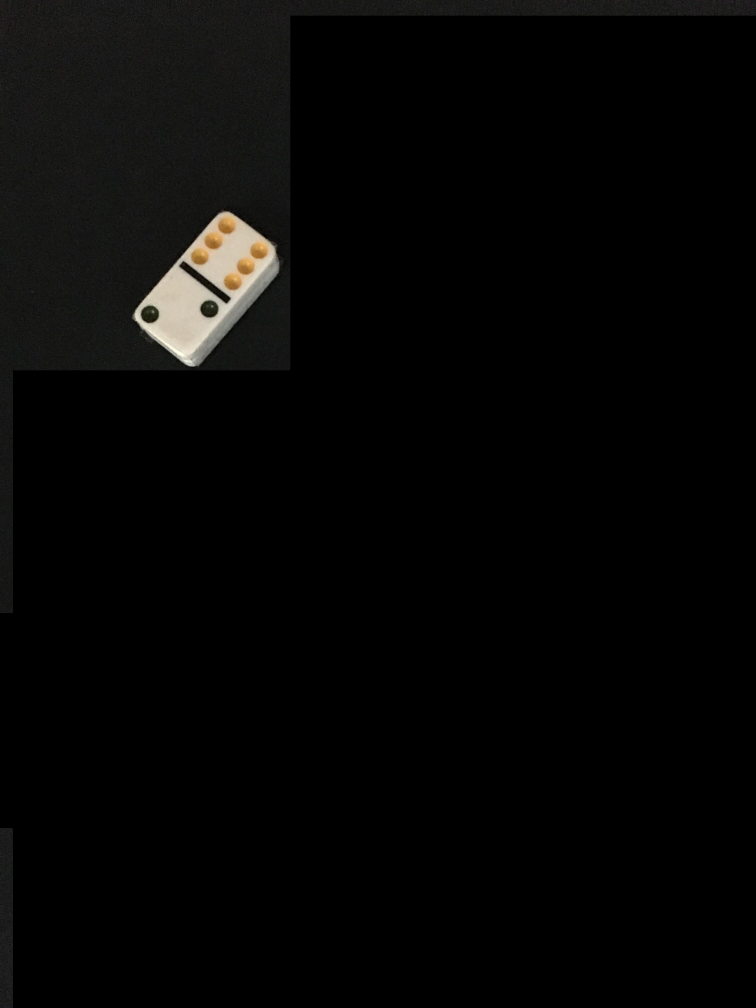
#> input picture images/uni_test.png, 2268 x 3024 px (shown at 1/3 size)
$ python image_recognition.py
#> lines starting #> are read from the running program, lines starting #| are printed output that depends on the picture; after the words box and inside, x2 and y2 are one past the last pixel; in counts of white or black regions, pixels touching at a corner belong together
# -*- coding: utf-8 -*-

import numpy as np
import matplotlib as mpl
import matplotlib.pyplot as plt
from scipy.ndimage import label
import cv2 as cv
import os

def fill_holes(img):
    """
    Fills holes in a binary image
    Parameters
    ----------
    img - binary image

    Returns
    -------
    A copy of the image with filled holes
    """
    imageCopy = img.copy()
    h, w = img.shape[:2]
    mask = np.zeros((h+2, w+2), np.uint8)
    cv.floodFill(imageCopy, mask, (0, 0), 255);
    imageCopy = cv.bitwise_not(imageCopy)
    result = img | imageCopy
    return result

# [12 lines of commented-out code are left out]


def create_rect_template(area, ratio=1.85):
    """
    Creates an image of a rectangle shape with h:w = ratio to use it as a template for pattern matching.
    The image size is large enough to fit every possible rotation of the rectangle about the center.
    """
    w = int(round(min(np.sqrt(area/ratio), np.sqrt(area*ratio))))
    h = int(round(max(np.sqrt(area/ratio), np.sqrt(area*ratio))))
    diag = int(round(np.sqrt(w**2 + h**2)))
    # make diag odd
    if diag % 2 == 0:
        diag += 1
    origin = np.array([diag // 2 + 1, diag // 2 + 1])
    x_min = origin[0] - h//2
    x_max = origin[0] + h//2 + h%2
    y_min = origin[1] - w//2
    y_max = origin[1] + w//2 + w%2
    templ_simple = np.zeros((diag, diag), dtype='uint8')
    templ_simple[x_min:x_max, y_min:y_max] = 255
    return(templ_simple, origin, diag)


def generate_rot_templates(templ_simple, start=0, end=2*np.pi, num=24):
    templates = []
    origin = tuple(np.array(templ_simple.shape[1::-1]) / 2)
    for i in range(num):
        phi = start + (end - start) / num * i
        rot_mat = cv.getRotationMatrix2D(origin, 180*phi/np.pi, 1.0)
        result = cv.warpAffine(templ_simple, rot_mat, templ_simple.shape[1::-1], flags=cv.INTER_LINEAR)
        templates.append(result)
    return templates


def match_domino(img, coor, tile_area):
    best_dom = None
    xopt, yopt, best_phi = (0, 0, 0)
    best_matching_result = 0
    best_templ = None

    templ_tile_area = 11440 # the area of a 00 domino
    scale_ratio = np.sqrt(tile_area/templ_tile_area)
    phi = coor[2]
    delta_phi = 0
    best_match = 0
    dom_results = []
    domino_mask = cv.imread("domino_templ/base_mask/mask.png")
    domino_mask = 255 - domino_mask[:, :, 2]
    domino_mask = cv.resize(domino_mask, (int(domino_mask.shape[0] * scale_ratio),
                                          int(domino_mask.shape[1] * scale_ratio)))
    img = img*255/np.max(img)
    origin = np.array(domino_mask.shape, dtype=int) // 2
    templ_mask = generate_rot_templates(domino_mask,
                                        phi - delta_phi,
                                        phi + delta_phi,
                                        num=1)
    templ_mask_rev = generate_rot_templates(domino_mask,
                                            -np.pi + phi - delta_phi,
                                            -np.pi + phi + delta_phi,
                                            num=1)

    for i in range(7):
        for j in range(i+1):
            domino_img = cv.imread("domino_templ/%i%i.png" % (j, i))
            domino_img = domino_img[:, :, 1]
            domino_img = cv.resize(domino_img, (int(domino_img.shape[0]*scale_ratio),
                                                int(domino_img.shape[1]*scale_ratio)))
            templ_rot = generate_rot_templates(domino_img,
                                               phi - delta_phi,
                                               phi + delta_phi,
                                               num=1)
            templ_rot_rev = generate_rot_templates(domino_img,
                                                   -np.pi + (phi - delta_phi),
                                                   -np.pi + (phi + delta_phi),
                                                   num=1)
            for k in range(len(templ_rot) + len(templ_rot_rev)):
                templ = (templ_rot + templ_rot_rev)[k]
                mask = (templ_mask + templ_mask_rev)[k]
                matching_result = cv.matchTemplate(np.asarray(img, dtype='float32'),
                                                   np.asarray(templ, dtype='float32'),
                                                   method=cv.TM_CCORR_NORMED,
                                                   mask=np.asarray(mask, dtype='float32'))
                if (best_match < np.max(matching_result)):
                    best_phi = phi - np.pi*k
                    best_match = np.max(matching_result)
                    best_matching_result = matching_result
                    best_dom = "%i%i" % (i, j)
                    best_templ = templ
                    (xopt, yopt) = np.unravel_index(np.argmax(best_matching_result, axis=None),
                                                    best_matching_result.shape)
                dom_results.append(['%i%i' % (i, j), best_match])

    return best_dom, (xopt, yopt, best_phi), best_match, best_templ, dom_results


def find_rectangles(img, N, threshold=70000):
    """
    Segments a binary image into single rectangular dominoes and determines their angle and coordinates.

    Parameters
    ----------
    img : binary array
        A binary image of black siluets of dominoes on white background.
    N : int
        Expected number of dominoes
    threshold : float
        threshold for template matching

    Returns
    -------
    coordinates : list
        A list of coordinates of the centroids and the rotation angle in radian with respect to the image y-axis
    tile_area : int
        An approximate size of a single domino
    """
    # approx height to width ratio of a domino
    ratio = 1.85
    # labeled_img = np.zeros(bw.shape)
    img = (img == np.max(img))
    total_area = np.sum(img)
    tile_area = total_area/N
    # label all shapes in the image
    (img, m) = label(img)
    # generate a list of rotated dominoes for template matching
    (templ_simple, origin, diag) = create_rect_template(tile_area, ratio=2)
    templates = generate_rot_templates(templ_simple, start=0, end=np.pi, num=30)
    # approx width and height of a domino
    w = int(round(min(np.sqrt(tile_area / ratio), np.sqrt(tile_area * ratio))))
    h = int(round(max(np.sqrt(tile_area / ratio), np.sqrt(tile_area * ratio))))
    coordinates = []

    # [13 lines of commented-out code are left out]
    for i in range(1, m+1):
        # separate a blob
        blob = np.asarray((img == i), dtype='uint8')
        blob_area = np.sum(blob)/np.max(blob)
        if np.abs(blob_area - tile_area) < tile_area*0.5:
            M = cv.moments(blob)
            xb = int(round(M['m01'] / M['m00']))
            yb = int(round(M['m10'] / M['m00']))
            phi = np.pi/2 - 0.5*np.arctan2(2*M['mu11'], (M['mu20'] - M['mu02']))
            coordinates.append([xb, yb, phi])
            continue
        else:
            # First, try to match a set of rotated domino templates to the blob. Find the best match among all
            # coordinates and all templates. Since the templates have a clean background, this should find the
            # outermost domino. Then, save the expected centroid and angle of the domino and subtract the template
            # from the blob. Repeat till all dominoes are found.
            approx_coordinates = []
            while blob_area > tile_area*0.8:
                best_match = np.zeros((blob.shape[0] - templates[0].shape[0] + 1,
                                       blob.shape[1] - templates[0].shape[1] + 1,
                                       len(templates)))
                for i in range(len(templates)):
                    templ = templates[i]
                    matching_result = cv.matchTemplate(np.asarray(blob, dtype='float32'),
                                                       np.asarray(templ, dtype='float32'),
                                                       method=cv.TM_CCOEFF)
                    best_match[:, :, i] = np.where(matching_result >= threshold, matching_result, 0)
                # find the best result
                (xopt, yopt, k) = np.unravel_index(np.argmax(best_match, axis=None), best_match.shape)
                if xopt == 0 and yopt == 0:
                    print("The area of the blob is still larger than the expected area of a domino")
                    print("but I can't find any other rectangles.")
                    break
                # angle of rotation of the template
                phi = np.pi/len(templates)*k
                # save approximate coordinates of the centroid
                xb = int(xopt + templates[0].shape[0] // 2)
                yb = int(yopt + templates[0].shape[1] // 2)
                approx_coordinates.append([xb, yb, phi])
                # subtract the best matching template from the blob
                best_templ = templates[k]
                mask = np.zeros(img.shape, dtype=best_templ.dtype)
                mask[xopt:xopt+best_templ.shape[0],
                     yopt:yopt+best_templ.shape[1]] = best_templ
                blob = np.asarray(blob > mask, dtype='uint8')
                blob_area = np.sum(blob) / np.max(blob)
            coordinates += approx_coordinates
    return coordinates, tile_area


def preprocessing(img):
    """
    Performs preprosessing on the starting image. Scales image down, sets background pixels to zero, darkens the dots.
    Parameters
    ----------
    img : 3D array
        Starting colorful image from the camera

    Returns
    -------
    bw : uint8 2D array
        A grayscale copy of the image
    binary : uint8 2D array
        A binary image of the siluets of the dominos
    edge : uint8 2D array
        Canny edges of the grayscale image
    img : uint8 2D array
        A scaled down copy of the starting image with darkend colorful pixels
    """
    if img.shape[0] < img.shape[1]:
        img = cv.resize(img, (266, 200))
    else:
        img = cv.resize(img, (200, 266))
    # make colorfull pixels darker
    pixelStd = np.dstack((2*np.std(img, axis=2), )*3)
    img = np.maximum(255*np.zeros(img.shape), img - pixelStd)
    img = np.asarray(img, dtype="uint8")
    # turn image to grayscale
    bw = cv.cvtColor(img, cv.COLOR_BGR2GRAY)
    # bw = cv.GaussianBlur(bw, (0, 0), 2)
    # set background to black
    (thres, bw) = cv.threshold(bw, 70, 255, cv.THRESH_TOZERO)
    # canny edge
    edge = cv.Canny(bw, 200, 200)
    # binary image
    (thres, binary) = cv.threshold(bw, 0, 255, cv.THRESH_BINARY+cv.THRESH_OTSU)
    # fill the contours
    # issue: fills background enclosed by dominoes
    binary = fill_holes(binary)

    return bw, binary, edge, img


def cut_segment(coor, seg_shape, img):
    # make dimensions even
    seg_shape = list(seg_shape)
    seg_shape[0] += seg_shape[0] % 2
    seg_shape[1] += seg_shape[1] % 2
    segment = np.zeros(seg_shape)
    img_shape = img.shape
    im_vert = [max(coor[0] - seg_shape[0]//2, 0), min(coor[0] + seg_shape[0]//2, img_shape[0]),
               max(coor[1] - seg_shape[1]//2, 0), min(coor[1] + seg_shape[1]//2, img_shape[1])]
    seg_vert = [max(seg_shape[0]//2 - coor[0], 0), seg_shape[0] - max(seg_shape[0]//2 + coor[0] - img_shape[0], 0),
                max(seg_shape[1]//2 - coor[1], 0), seg_shape[1] - max(seg_shape[1]//2 + coor[1] - img_shape[1], 0)]

    segment[seg_vert[0]:seg_vert[1], seg_vert[2]:seg_vert[3]] = img[im_vert[0]:im_vert[1],
                                                                    im_vert[2]:im_vert[3]]
    segment_coor = [coor[0] - im_vert[0], coor[1] - im_vert[2], coor[2]]
    return segment, segment_coor


def find_dominoes(img, N):
    """
    Recognize dominoes in an image and determine their coordinates, number of points and rotation.
    Parameters
    ----------
    img : 3D array
        A colorful image from the camera
    N : int
        Expected number of dominoes in the imgage. Doesn't have to be exact

    Returns
    -------
    result : list
        A list of lists with each element containing the information about one domino: [domino, (x, y, phi), certainty]
        domino : str
            Has the format "32"
        x, y : int
            Pixel coordinates of the center of the domino
        phi : float
            The angle of a vector pointing from the half with lower number of points to the half with higher number.
            Is defined with respect to the y-axis counterclockwise.
        certainty : float
            The template matching score, can be kinda used to judge how successful the template matching was
    """
    (bw, binary, edge, img) = preprocessing(img)
    coordinates, tile_area = find_rectangles(binary, N)
    result = []
    segmentSize = int(np.sqrt(tile_area) * 2.3)
    for j in range(len(coordinates)):
        coor = coordinates[j]
        segment, segment_coor = cut_segment(coor, (segmentSize, segmentSize), bw)
        segment = np.where(segment > 120, segment, 0)
        best_dom, (xopt, yopt, phi), certainty, templ, dom_result = match_domino(segment, segment_coor, tile_area)
        result.append([best_dom, (xopt + coor[1], yopt + coor[0], phi), certainty])
    return result


if __name__ == '__main__':
    # load images
    folder = "images"
    filename = "uni_test.png"
    images = []
   # for filename in os.listdir(folder):
    for filename in ["uni_test.png", ]:
        img = cv.imread(os.path.join(folder, filename))
#> img is the input picture: shape (3024, 2268, 3); mean B, G, R 5.5, 6, 6.3
        if img is not None:
            images.append(img)

    bwImg = []
    binaryImg = []
    edgeImg = []
    colorImg = []

    N = 12

    figIm, axIm = plt.subplots(1, 3, dpi=300, sharex=True, sharey=True)

    for i in range(len(images)):
        img = images[i]
        (bw, binary, edge, img) = preprocessing(img)
        bwImg.append(bw)
        binaryImg.append(binary)
        edgeImg.append(edge)
        colorImg.append(img)
#> this loop made 1 pass
#> after the loop, binaryImg = 1 item; bwImg = 1 item; colorImg = 1 item; edgeImg = 1 item

    # display one image on a large axis for further examination
    displayID = 0
    N = 1

    axIm[0].imshow(bwImg[displayID], cmap='binary')
    axIm[0].set_title(r'Preprocessing')
    axIm[1].imshow(binaryImg[displayID], cmap='binary')
    axIm[1].set_title('Bitmap image')
    axIm[2].set_title('Final model')

    coordinates, tile_area = find_rectangles(binaryImg[displayID], N)
#> in find_rectangles, `img = (img == np.max(img))`:
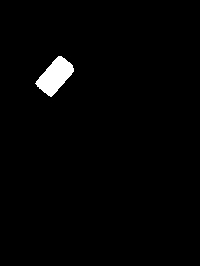
#> img: shape (266, 200) bool; 1.6% white; 1 white region, box (x1, y1, x2, y2) and area: (35, 56, 74, 97) 851
#> in find_rectangles, `total_area = np.sum(img)`: total_area = 851
#> in find_rectangles, `(img, m) = label(img)`: m = 1
#> in create_rect_template, `w = int(round(min(np.sqrt(area/ratio), np.sqrt(area*ratio))))`: w = 21
#> in create_rect_template, `h = int(round(max(np.sqrt(area/ratio), np.sqrt(area*ratio))))`: h = 41
#> in create_rect_template, `diag = int(round(np.sqrt(w**2 + h**2)))`: diag = 46
#> in create_rect_template, `diag += 1`: diag = 47
#> in create_rect_template, `origin = np.array([diag // 2 + 1, diag // 2 + 1])`: origin = [24, 24]
#> in create_rect_template, `x_min = origin[0] - h//2`: x_min = 4
#> in create_rect_template, `x_max = origin[0] + h//2 + h%2`: x_max = 45
#> in create_rect_template, `y_min = origin[1] - w//2`: y_min = 14
#> in create_rect_template, `y_max = origin[1] + w//2 + w%2`: y_max = 35
#> in find_rectangles, `(templ_simple, origin, diag) = create_rect_template(tile_area, ratio=2)`: templ_simple: shape (47, 47); 39% white; 1 white region, box (x1, y1, x2, y2) and area: (14, 4, 35, 45) 861
#> in find_rectangles, `(templ_simple, origin, diag) = create_rect_template(tile_area, ratio=2)`: origin = [24, 24]; diag = 47
#> after the loop in generate_rot_templates, `for i in range(num):`: templates = 30 items
#> in find_rectangles, `w = int(round(min(np.sqrt(tile_area / ratio), np.sqrt(tile_area * rati..`: w = 21
#> in find_rectangles, `h = int(round(max(np.sqrt(tile_area / ratio), np.sqrt(tile_area * rati..`: h = 40
#> the loop in find_rectangles, `for i in range(1, m+1):` made 1 pass
#> after the loop in find_rectangles, `for i in range(1, m+1):`: coordinates = [[76, 55, 2.43]]
#> coordinates = [[76, 55, 2.43]]; tile_area = 851
    axIm[1].plot(np.array(coordinates)[:, 1], np.array(coordinates)[:, 0], 'rx')
    axIm[2].plot(np.array(coordinates)[:, 1], np.array(coordinates)[:, 0], 'rx')
    axIm[2].set_aspect('1')
    for coor in coordinates:
        axIm[1].plot([coor[1] - 20*np.sin(coor[2]), coor[1] + 20*np.sin(coor[2])],
                     [coor[0] - 20*np.cos(coor[2]), coor[0] + 20*np.cos(coor[2])], 'r-')
#> this loop made 1 pass

    for ax in axIm:
        ax.xaxis.set_ticks([])
        ax.yaxis.set_ticks([])

    result = find_dominoes(colorImg[displayID], N)
#> in preprocessing (call 2), `edge = cv.Canny(bw, 200, 200)`: edge: shape (266, 200); 0.54% white in thin lines or dots, all inside (x1, y1, x2, y2) = (35, 55, 74, 97)
#> in preprocessing (call 2), `(thres, binary) = cv.threshold(bw, 0, 255, cv.THRESH_BINARY+cv.THRESH_..`: binary: shape (266, 200); 1.3% white; 1 white region, box (x1, y1, x2, y2) and area: (35, 56, 74, 97) 670
#> in fill_holes (call 2), `mask = np.zeros((h+2, w+2), np.uint8)`: mask: shape (268, 202); every value is 0
#> in fill_holes (call 2), `cv.floodFill(imageCopy, mask, (0, 0), 255);`:
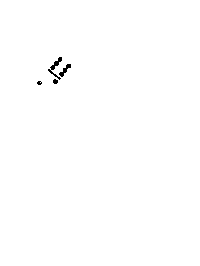
#> imageCopy: shape (266, 200); 99.7% white; 4 black regions (1 under 20 px), largest, box (x1, y1, x2, y2) and area: (48, 57, 62, 80) 88, (59, 64, 71, 77) 58, (53, 79, 58, 84) 20
#> in create_rect_template (call 2), `templ_simple = np.zeros((diag, diag), dtype='uint8')`: templ_simple: shape (47, 47); every value is 0
#> the loop in generate_rot_templates (call 2), `for i in range(num):` made 30 passes
#> rot_mat on passes 1 to 12: [[1, 0, 0], [0, 1, 0]], [[0.995, 0.105, -2.33], [-0.105, 0.995, 2.59]], [[0.978, 0.208, -4.37], [-0.208, 0.978, 5.4]], [[0.951, 0.309, -6.11], [-0.309, 0.951, 8.41]], [[0.914, 0.407, -7.53], [-0.407, 0.914, 11.59]], [[0.866, 0.5, -8.6], [-0.5, 0.866, 14.9]], [[0.809, 0.588, -9.32], [-0.588, 0.809, 18.3]], [[0.743, 0.669, -9.69], [-0.669, 0.743, 21.76]], [[0.669, 0.743, -9.69], [-0.743, 0.669, 25.24]], [[0.588, 0.809, -9.32], [-0.809, 0.588, 28.7]], [[0.5, 0.866, -8.6], [-0.866, 0.5, 32.1]], [[0.407, 0.914, -7.53], [-0.914, 0.407, 35.41]]
#> the loop in find_rectangles (call 2), `for i in range(1, m+1):` made 1 pass
#> in find_dominoes, `coordinates, tile_area = find_rectangles(binary, N)`: coordinates = [[76, 55, 2.43]]; tile_area = 851
#> in find_dominoes, `segmentSize = int(np.sqrt(tile_area) * 2.3)`: segmentSize = 67
#> in find_dominoes, `coor = coordinates[j]`: coor = [76, 55, 2.43]
#> in cut_segment, `segment = np.zeros(seg_shape)`: segment: shape (68, 68) float64; every value is 0
#> in cut_segment, `img_shape = img.shape`: img_shape = (266, 200)
#> in cut_segment, `im_vert = [max(coor[0] - seg_shape[0]//2, 0), min(coor[0] + seg_shape[..`: im_vert = [42, 110, 21, 89]
#> in cut_segment, `seg_vert = [max(seg_shape[0]//2 - coor[0], 0), seg_shape[0] - max(seg_..`: seg_vert = [0, 68, 0, 68]
#> in cut_segment, `segment[seg_vert[0]:seg_vert[1], seg_vert[2]:seg_vert[3]] = img[im_ver..`:
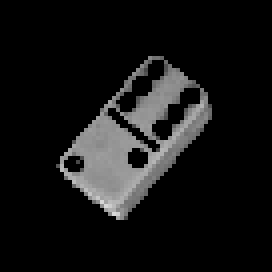
#> segment: shape (68, 68) float64 (shown 4 times larger); min 0, max 216, mean 20.4
#> in cut_segment, `segment_coor = [coor[0] - im_vert[0], coor[1] - im_vert[2], coor[2]]`: segment_coor = [34, 34, 2.43]
#> in find_dominoes, `segment = np.where(segment > 120, segment, 0)`:
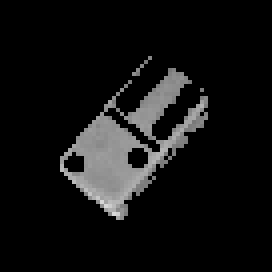
#> segment: shape (68, 68) float64 (shown 4 times larger); min 0, max 216, mean 17.5
#> in match_domino, `scale_ratio = np.sqrt(tile_area/templ_tile_area)`: scale_ratio = 0.273
#> in match_domino, `phi = coor[2]`: phi = 2.43
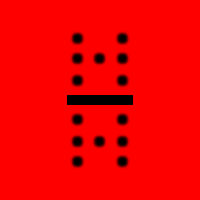
#> input picture domino_templ/base_mask/mask.png, 200 x 200 px
#> in match_domino, domino_mask is the input picture: shape (200, 200, 3); mean B, G, R 0, 0, 242.6
#> in match_domino, `img = img*255/np.max(img)`:
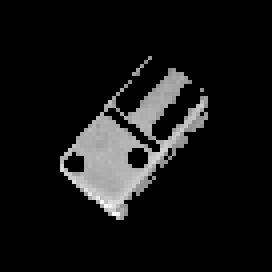
#> img: shape (68, 68) float64 (shown 4 times larger); min 0, max 255, mean 20.7
#> in match_domino, `origin = np.array(domino_mask.shape, dtype=int) // 2`: origin = [27, 27]
#> in match_domino, `templ_mask = generate_rot_templates(domino_mask, phi - delta_phi, phi ..`: templ_mask = 1 item
#> the loop in generate_rot_templates (call 4), `for i in range(num):` made 1 pass
#> (phi, rot_mat) on pass 1: (-0.708, [[0.76, -0.65, 24.03], [0.65, 0.76, -11.07]])
#> pass 1, in generate_rot_templates (call 4), `result = cv.warpAffine(templ_simple, rot_mat, templ_simple.shape[1::-1..`:
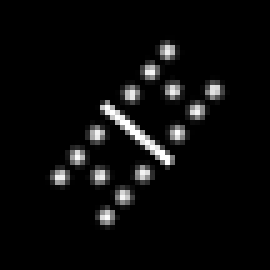
#> result: shape (54, 54) (shown 5 times larger); min 0, max 255, mean 11.3
#> (the run stopped early here; a loop or call above may not have finished)
